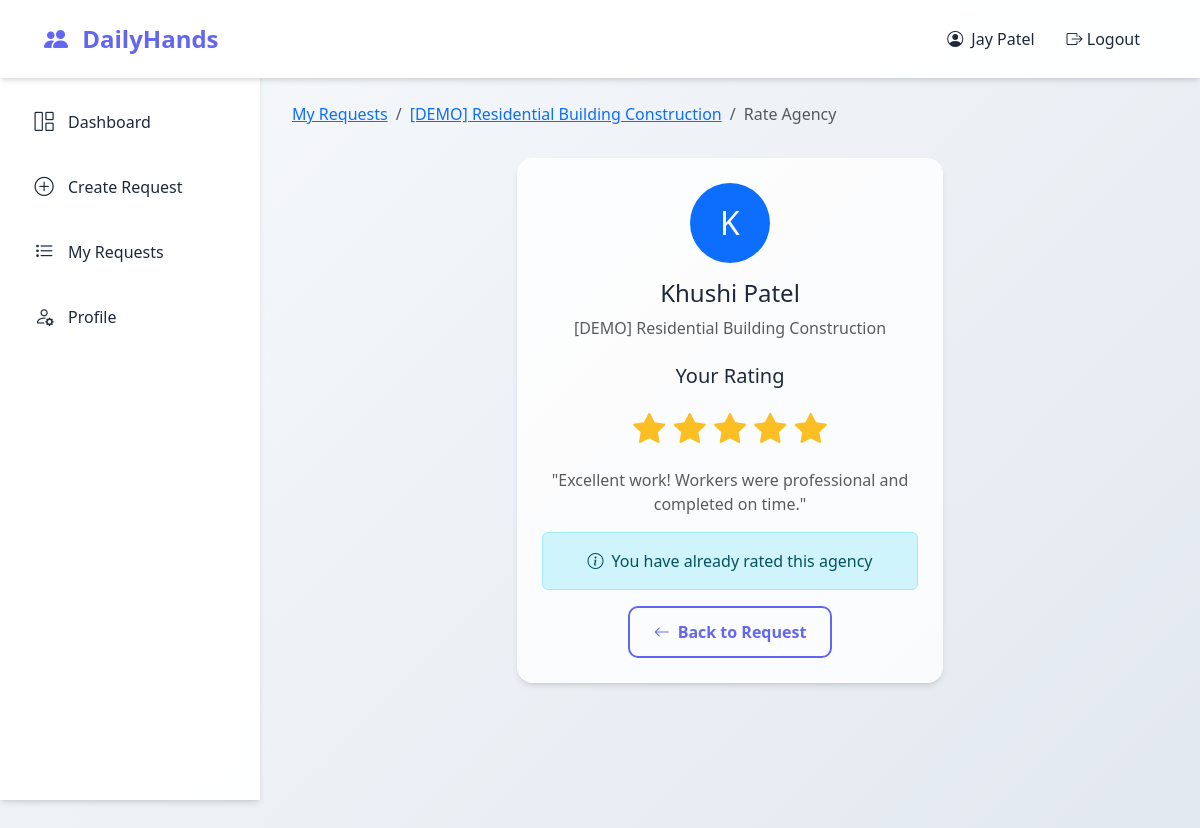
Page /contractor/rate/9 (signed in) on the committed database.
### tables this page shows
CREATE TABLE work_requests (
            id INTEGER PRIMARY KEY AUTOINCREMENT,
            contractor_id INTEGER NOT NULL,
            agency_id INTEGER,
            title TEXT NOT NULL,
            description TEXT,
            worker_type TEXT NOT NULL,
            workers_needed INTEGER NOT NULL,
            expected_duration INTEGER NOT NULL,
            wage_per_day REAL NOT NULL,
            start_date DATE NOT NULL,
            city TEXT NOT NULL,
            status TEXT DEFAULT 'Pending',
            delay_days INTEGER DEFAULT 0,
            penalty_amount REAL DEFAULT 0,
            created_at TIMESTAMP DEFAULT CURRENT_TIMESTAMP,
            completed_at TIMESTAMP,
            FOREIGN KEY (contractor_id) REFERENCES users(id),
            FOREIGN KEY (agency_id) REFERENCES agencies(id)
        );

CREATE TABLE agencies (
            id INTEGER PRIMARY KEY AUTOINCREMENT,
            name TEXT NOT NULL,
            email TEXT UNIQUE NOT NULL,
            password TEXT NOT NULL,
            phone TEXT,
            city TEXT NOT NULL,
            area TEXT,
            created_at TIMESTAMP DEFAULT CURRENT_TIMESTAMP
        );

CREATE TABLE ratings (
            id INTEGER PRIMARY KEY AUTOINCREMENT,
            request_id INTEGER NOT NULL,
            agency_id INTEGER NOT NULL,
            contractor_id INTEGER NOT NULL,
            rating INTEGER NOT NULL,
            review TEXT,
            created_at TIMESTAMP DEFAULT CURRENT_TIMESTAMP,
            FOREIGN KEY (request_id) REFERENCES work_requests(id),
            FOREIGN KEY (agency_id) REFERENCES agencies(id),
            FOREIGN KEY (contractor_id) REFERENCES users(id)
        );

### app.py (the view, shortened to what this page needs)
@app.route('/contractor/rate/<int:request_id>', methods=['GET', 'POST'])
@login_required(role='contractor')
def rate_agency(request_id):
    conn = get_db()
    cursor = conn.cursor()
    cursor.execute("""
        SELECT wr.*, a.name as agency_name
        FROM work_requests wr
        JOIN agencies a ON wr.agency_id = a.id
        WHERE wr.id = ? AND wr.contractor_id = ? AND wr.status = 'Completed'
    """, (request_id, session['user_id']))
    req = cursor.fetchone()
    if not req:
        conn.close()
        return redirect(url_for('contractor_requests'))
    cursor.execute("SELECT * FROM ratings WHERE request_id = ?", (request_id,))
    existing_rating = cursor.fetchone()
    conn.close()
    return render_template('contractor/rate.html', req=req, existing_rating=existing_rating)

### app.py (called while the page is built)
def get_db():
    conn = sqlite3.connect(DATABASE)
    conn.row_factory = sqlite3.Row
    return conn

def login_required(role=None):
    def decorator(f):
        @wraps(f)
        def decorated_function(*args, **kwargs):
            if 'user_id' not in session:
                return redirect(url_for('login'))
            if role and session.get('role') != role:
                return redirect(url_for('login'))
            return f(*args, **kwargs)
        return decorated_function
    return decorator

### templates/contractor/rate.html (shortened to what this page needs)
{% extends 'contractor/base.html' %}
{% block page_content %}
<div class="page-header animate-fade-in">
    <nav aria-label="breadcrumb">
        <ol class="breadcrumb">
            <li class="breadcrumb-item"><a href="{{ url_for('contractor_requests') }}">My Requests</a></li>
            <li class="breadcrumb-item"><a href="{{ url_for('contractor_request_detail', request_id=req.id) }}">{{ req.title }}</a></li>
            <li class="breadcrumb-item active">Rate Agency</li>
        </ol>
    </nav>
</div>
<div class="row justify-content-center">
    <div class="col-lg-6 animate-fade-in" style="animation-delay: 0.1s;">
        <div class="glass-card p-4">
            <div class="text-center mb-4">
                <div class="rounded-circle bg-primary text-white d-flex align-items-center justify-content-center mx-auto mb-3"
                     style="width: 80px; height: 80px; font-size: 2rem;">
                    {{ req.agency_name[0] }}
                </div>
                <h4>{{ req.agency_name }}</h4>
                <p class="text-muted">{{ req.title }}</p>
            </div>
            {% if existing_rating %}
            <div class="text-center">
                <h5 class="mb-3">Your Rating</h5>
                <div class="rating-display mb-3">
                    {% for i in range(5) %}
                        {% if i < existing_rating.rating %}
                        <i class="bi bi-star-fill"></i>
                        {% else %}
                        <i class="bi bi-star"></i>
                        {% endif %}
                    {% endfor %}
                </div>
                {% if existing_rating.review %}
                <p class="text-muted">"{{ existing_rating.review }}"</p>
                {% endif %}
                <div class="alert alert-info mt-3">
                    <i class="bi bi-info-circle me-2"></i>You have already rated this agency
                </div>
                <a href="{{ url_for('contractor_request_detail', request_id=req.id) }}" class="btn btn-outline-custom">
                    <i class="bi bi-arrow-left me-2"></i>Back to Request
                </a>
            </div>
            {% endif %}
        </div>
    </div>
</div>
{% endblock %}

### templates/base.html (style rules this page uses)
:root { --primary: #6366f1; --primary-light: #818cf8; --primary-dark: #4f46e5; --secondary: #f1f5f9; --accent: #10b981; --warning: #f59e0b; --danger: #ef4444; --text-dark: #1e293b; --text-muted: #64748b; --bg-light: #f8fafc; --card-bg: rgba(255, 255, 255, 0.8); --glass-border: rgba(255, 255, 255, 0.3); --shadow: 0 4px 6px -1px rgba(0, 0, 0, 0.1), 0 2px 4px -2px rgba(0, 0, 0, 0.1); --shadow-lg: 0 10px 15px -3px rgba(0, 0, 0, 0.1), 0 4px 6px -4px rgba(0, 0, 0, 0.1); }
* { margin: 0; padding: 0; box-sizing: border-box; }
body { font-family: 'Segoe UI', system-ui, -apple-system, sans-serif; background: linear-gradient(135deg, #f8fafc 0%, #e2e8f0 100%); min-height: 100vh; color: var(--text-dark); }
.animate-fade-in { animation: fadeInUp 0.5s ease-out forwards; }
.glass-card { background: var(--card-bg); backdrop-filter: blur(10px); border: 1px solid var(--glass-border); border-radius: 16px; box-shadow: var(--shadow); transition: all 0.3s ease; }
.btn-outline-custom { border: 2px solid var(--primary); color: var(--primary); padding: 0.75rem 1.5rem; border-radius: 10px; font-weight: 600; background: transparent; transition: all 0.3s ease; }
.page-header { margin-bottom: 2rem; }

### templates/contractor/rate.html (style rules this page uses)
.rating-display { font-size: 2rem; }
.rating-display .bi-star-fill { color: #fbbf24; }

### rows in the picture
work_requests: title "[DEMO] Residential Building Construction"
agencies: name "K", agency_name "Khushi Patel"
ratings: rating 5 (drawn), review "Excellent work! Workers were professional and completed on time."

### other values in the picture
{{ session.name }} "Jay Patel"
